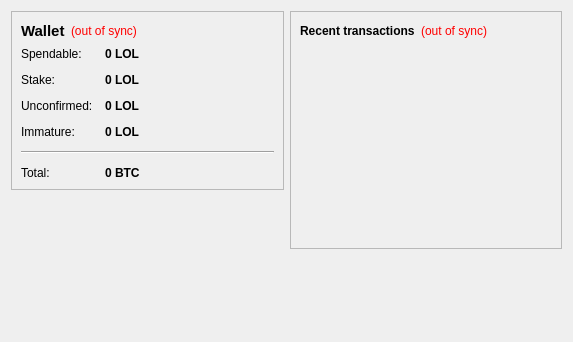
<?xml version="1.0" encoding="UTF-8"?>
<ui version="4.0">
 <class>OverviewPage</class>
 <widget class="QWidget" name="OverviewPage">
  <property name="geometry">
   <rect>
    <x>0</x>
    <y>0</y>
    <width>573</width>
    <height>342</height>
   </rect>
  </property>
  <property name="windowTitle">
   <string>Form</string>
  </property>
  <layout class="QHBoxLayout" name="horizontalLayout" stretch="1,1">
   <item>
    <layout class="QVBoxLayout" name="verticalLayout_2">
     <item>
      <widget class="QFrame" name="frame">
       <property name="frameShape">
        <enum>QFrame::StyledPanel</enum>
       </property>
       <property name="frameShadow">
        <enum>QFrame::Raised</enum>
       </property>
       <layout class="QVBoxLayout" name="verticalLayout_4">
        <item>
         <layout class="QHBoxLayout" name="horizontalLayout_4">
          <item>
           <widget class="QLabel" name="label_5">
            <property name="font">
             <font>
              <pointsize>11</pointsize>
              <weight>75</weight>
              <bold>true</bold>
             </font>
            </property>
            <property name="text">
             <string>Wallet</string>
            </property>
           </widget>
          </item>
          <item>
           <widget class="QLabel" name="labelWalletStatus">
            <property name="toolTip">
             <string>The displayed information may be out of date. Your wallet automatically synchronizes with the LoanOrLease network after a connection is established, but this process has not completed yet.</string>
            </property>
            <property name="styleSheet">
             <string notr="true">QLabel { color: red; }</string>
            </property>
            <property name="text">
             <string notr="true">(out of sync)</string>
            </property>
            <property name="alignment">
             <set>Qt::AlignLeading|Qt::AlignLeft|Qt::AlignVCenter</set>
            </property>
           </widget>
          </item>
          <item>
           <spacer name="horizontalSpacer_2">
            <property name="orientation">
             <enum>Qt::Horizontal</enum>
            </property>
            <property name="sizeHint" stdset="0">
             <size>
              <width>40</width>
              <height>20</height>
             </size>
            </property>
           </spacer>
          </item>
         </layout>
        </item>
        <item>
         <layout class="QFormLayout" name="formLayout_2">
          <property name="fieldGrowthPolicy">
           <enum>QFormLayout::AllNonFixedFieldsGrow</enum>
          </property>
          <property name="horizontalSpacing">
           <number>12</number>
          </property>
          <property name="verticalSpacing">
           <number>12</number>
          </property>
          <item row="0" column="0">
           <widget class="QLabel" name="label">
            <property name="text">
             <string>Spendable:</string>
            </property>
           </widget>
          </item>
          <item row="0" column="1">
           <widget class="QLabel" name="labelBalance">
            <property name="font">
             <font>
              <weight>75</weight>
              <bold>true</bold>
             </font>
            </property>
            <property name="cursor">
             <cursorShape>IBeamCursor</cursorShape>
            </property>
            <property name="toolTip">
             <string>Your current spendable balance</string>
            </property>
            <property name="text">
             <string notr="true">0 LOL</string>
            </property>
            <property name="textInteractionFlags">
             <set>Qt::LinksAccessibleByMouse|Qt::TextSelectableByKeyboard|Qt::TextSelectableByMouse</set>
            </property>
           </widget>
          </item>
          <item row="1" column="0">
           <widget class="QLabel" name="label_6">
            <property name="text">
             <string>Stake:</string>
            </property>
           </widget>
          </item>
          <item row="1" column="1">
           <widget class="QLabel" name="labelStake">
            <property name="font">
             <font>
              <weight>75</weight>
              <bold>true</bold>
             </font>
            </property>
            <property name="cursor">
             <cursorShape>IBeamCursor</cursorShape>
            </property>
            <property name="toolTip">
             <string>Total of coins that was staked, and do not yet count toward the current balance</string>
            </property>
            <property name="text">
             <string notr="true">0 LOL</string>
            </property>
            <property name="textInteractionFlags">
             <set>Qt::LinksAccessibleByMouse|Qt::TextSelectableByKeyboard|Qt::TextSelectableByMouse</set>
            </property>
           </widget>
          </item>
          <item row="2" column="0">
           <widget class="QLabel" name="label_3">
            <property name="text">
             <string>Unconfirmed:</string>
            </property>
           </widget>
          </item>
          <item row="2" column="1">
           <widget class="QLabel" name="labelUnconfirmed">
            <property name="font">
             <font>
              <weight>75</weight>
              <bold>true</bold>
             </font>
            </property>
            <property name="cursor">
             <cursorShape>IBeamCursor</cursorShape>
            </property>
            <property name="toolTip">
             <string>Total of transactions that have yet to be confirmed, and do not yet count toward the current balance</string>
            </property>
            <property name="text">
             <string notr="true">0 LOL</string>
            </property>
            <property name="textInteractionFlags">
             <set>Qt::LinksAccessibleByMouse|Qt::TextSelectableByKeyboard|Qt::TextSelectableByMouse</set>
            </property>
           </widget>
          </item>
          <item row="3" column="0">
           <widget class="QLabel" name="labelImmatureText">
            <property name="text">
             <string>Immature:</string>
            </property>
           </widget>
          </item>
          <item row="3" column="1">
           <widget class="QLabel" name="labelImmature">
            <property name="font">
             <font>
              <weight>75</weight>
              <bold>true</bold>
             </font>
            </property>
            <property name="toolTip">
             <string>Mined balance that has not yet matured</string>
            </property>
            <property name="text">
             <string notr="true">0 LOL</string>
            </property>
            <property name="textInteractionFlags">
             <set>Qt::LinksAccessibleByMouse|Qt::TextSelectableByKeyboard|Qt::TextSelectableByMouse</set>
            </property>
           </widget>
          </item>
          <item row="4" column="0" colspan="2">
           <widget class="Line" name="line">
            <property name="orientation">
             <enum>Qt::Horizontal</enum>
            </property>
           </widget>
          </item>
          <item row="5" column="0">
           <widget class="QLabel" name="labelTotalText">
            <property name="text">
             <string>Total:</string>
            </property>
           </widget>
          </item>
          <item row="5" column="1">
           <widget class="QLabel" name="labelTotal">
            <property name="font">
             <font>
              <weight>75</weight>
              <bold>true</bold>
             </font>
            </property>
            <property name="cursor">
             <cursorShape>IBeamCursor</cursorShape>
            </property>
            <property name="toolTip">
             <string>Your current total balance</string>
            </property>
            <property name="text">
             <string notr="true">0 BTC</string>
            </property>
            <property name="textInteractionFlags">
             <set>Qt::LinksAccessibleByMouse|Qt::TextSelectableByKeyboard|Qt::TextSelectableByMouse</set>
            </property>
           </widget>
          </item>
         </layout>
        </item>
       </layout>
      </widget>
     </item>
     <item>
      <spacer name="verticalSpacer">
       <property name="orientation">
        <enum>Qt::Vertical</enum>
       </property>
       <property name="sizeHint" stdset="0">
        <size>
         <width>20</width>
         <height>40</height>
        </size>
       </property>
      </spacer>
     </item>
    </layout>
   </item>
   <item>
    <layout class="QVBoxLayout" name="verticalLayout_3">
     <item>
      <widget class="QFrame" name="frame_2">
       <property name="frameShape">
        <enum>QFrame::StyledPanel</enum>
       </property>
       <property name="frameShadow">
        <enum>QFrame::Raised</enum>
       </property>
       <layout class="QVBoxLayout" name="verticalLayout">
        <item>
         <layout class="QHBoxLayout" name="horizontalLayout_2">
          <item>
           <widget class="QLabel" name="label_4">
            <property name="text">
             <string>&lt;b&gt;Recent transactions&lt;/b&gt;</string>
            </property>
           </widget>
          </item>
          <item>
           <widget class="QLabel" name="labelTransactionsStatus">
            <property name="toolTip">
             <string>The displayed information may be out of date. Your wallet automatically synchronizes with the LoanOrLease network after a connection is established, but this process has not completed yet.</string>
            </property>
            <property name="styleSheet">
             <string notr="true">QLabel { color: red; }</string>
            </property>
            <property name="text">
             <string notr="true">(out of sync)</string>
            </property>
            <property name="alignment">
             <set>Qt::AlignRight|Qt::AlignTrailing|Qt::AlignVCenter</set>
            </property>
           </widget>
          </item>
          <item>
           <spacer name="horizontalSpacer">
            <property name="orientation">
             <enum>Qt::Horizontal</enum>
            </property>
            <property name="sizeHint" stdset="0">
             <size>
              <width>40</width>
              <height>20</height>
             </size>
            </property>
           </spacer>
          </item>
         </layout>
        </item>
        <item>
         <widget class="QListView" name="listTransactions">
          <property name="styleSheet">
           <string notr="true">QListView { background: transparent; }</string>
          </property>
          <property name="frameShape">
           <enum>QFrame::NoFrame</enum>
          </property>
          <property name="verticalScrollBarPolicy">
           <enum>Qt::ScrollBarAlwaysOff</enum>
          </property>
          <property name="horizontalScrollBarPolicy">
           <enum>Qt::ScrollBarAlwaysOff</enum>
          </property>
          <property name="selectionMode">
           <enum>QAbstractItemView::NoSelection</enum>
          </property>
         </widget>
        </item>
       </layout>
      </widget>
     </item>
     <item>
      <spacer name="verticalSpacer_2">
       <property name="orientation">
        <enum>Qt::Vertical</enum>
       </property>
       <property name="sizeHint" stdset="0">
        <size>
         <width>20</width>
         <height>40</height>
        </size>
       </property>
      </spacer>
     </item>
    </layout>
   </item>
  </layout>
 </widget>
 <resources/>
 <connections/>
</ui>
